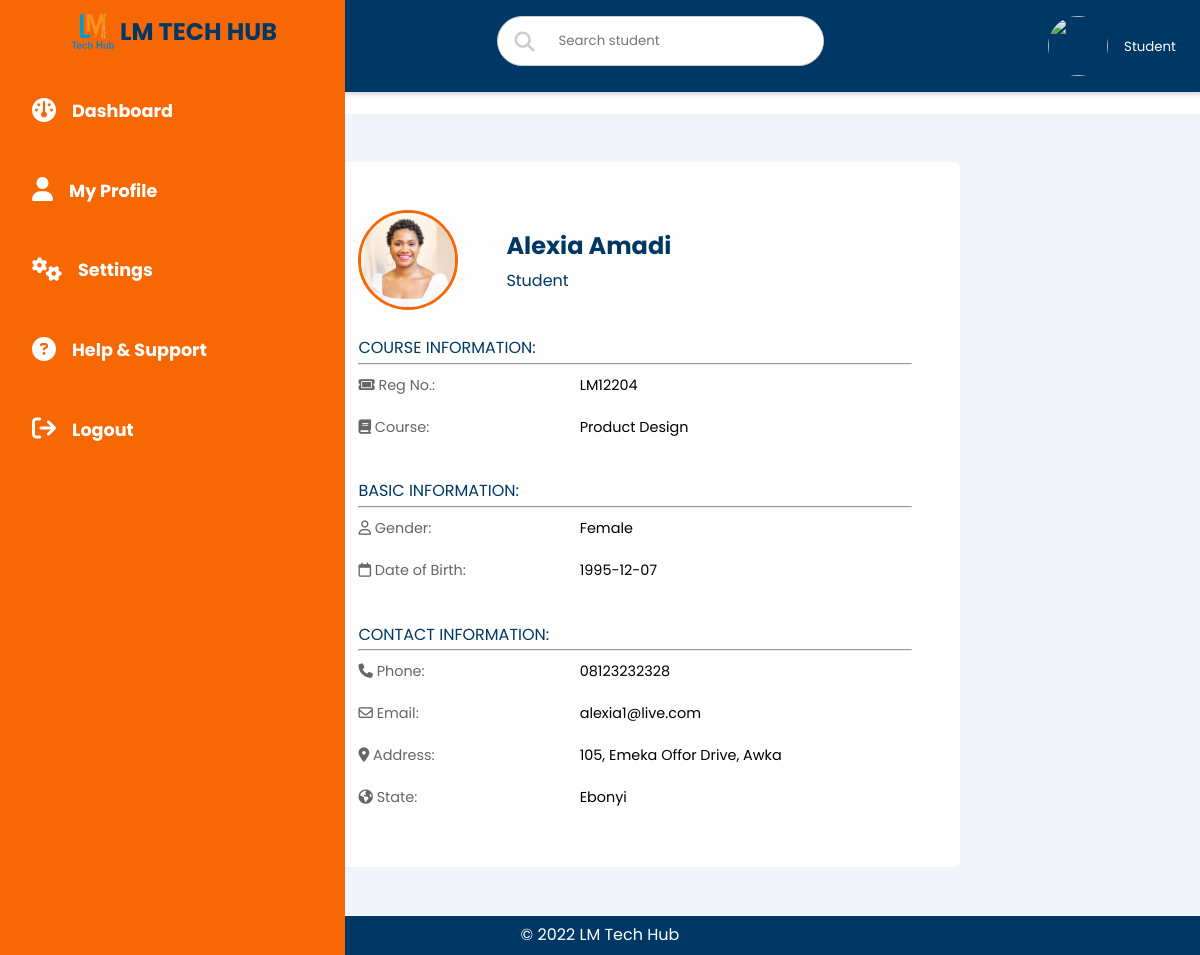
Screenshot of /users/student/studentprofile.php?id=5 with the database file from the repository.
### tables this page shows
CREATE TABLE `studentdata` (
  `id` int(11) NOT NULL,
  `passport` varchar(120) NOT NULL,
  `fname` varchar(150) NOT NULL,
  `dob` date NOT NULL,
  `gender` varchar(20) NOT NULL,
  `phone` varchar(70) NOT NULL,
  `address` varchar(150) NOT NULL,
  `state` varchar(50) NOT NULL,
  `course` varchar(80) NOT NULL,
  `bio` varchar(1000) NOT NULL,
  `email` varchar(90) NOT NULL,
  `pword` varchar(250) NOT NULL,
  `regnum` varchar(70) NOT NULL,
  `status` varchar(80) NOT NULL,
  `quizscore` varchar(50) NOT NULL,
  `updated_at` timestamp NOT NULL DEFAULT current_timestamp() ON UPDATE current_timestamp()
);

### users/student/studentprofile.php (the view, shortened to what this page needs)
<?php
include('../inc/connection.php');
$conn = new mysqli ($host, $user, $pwd, $database);
$id = $_GET['id'];
  $query  = "SELECT * FROM studentdata WHERE id = '$id'";
  $res = $conn->query($query);
  $rows = $res->fetch_array();
  if($res->num_rows == 0){
    echo "Data not found";
  } else{
?>
<?php
      include('nav.php');
    ?>
  <main>
      <div class="recent">
          <div class="user-wrapper">
            <div>
              <?php echo "<img src = ".'../'.$rows['passport']." width='100px' height='100px' />"; ?>
            </div>
            <div>
              <h2><?php echo $rows['fname']; ?></h2>
              <p>Student</p>
            </div>
          </div>
          <div>
            <p>COURSE INFORMATION:</p>
            <hr>
            <table>
              <tr>
                <td><i class="fa-solid fa-ticket"></i> Reg No.:</td>
                <td><?php echo $rows['regnum'];?></td>
              </tr>
              <tr>
                <td><i class="fa-solid fa-book"></i> Course:</td>
                <td><?php echo $rows['course'];?></td>
              </tr>
            </table>
            <br>
            <p>BASIC INFORMATION:</p>
            <hr>
            <table>
              <tr>
                <td><i class="fa-regular fa-user"></i> Gender:</td>
                <td><?php echo $rows['gender'];?></td>
              </tr>
              <tr>
                <td><i class="fa-regular fa-calendar"></i> Date of Birth:</td>
                <td><?php echo $rows['dob'];?></td>
              </tr>
            </table>
            <br>
            <p>CONTACT INFORMATION:</p>
            <hr>
            <table>
              <tr>
                <td><i class="fa-solid fa-phone"></i> Phone:</td>
                <td><?php echo $rows['phone'];?></td>
              </tr>
              <tr>
                <td><i class="fa-regular fa-envelope"></i> Email:</td>
                <td><?php echo $rows['email'];?></td>
              </tr>
              <tr>
                <td><i class="fa-solid fa-location-dot"></i> Address:</td>
                <td><?php echo $rows['address'];?></td>
              </tr>
              <tr>
                <td><i class="fa-solid fa-earth"></i> State:</td>
                <td><?php echo $rows['state'];?></td>
              </tr>
            </table>
          </div>
        </div>
      </div>
    <section class="copyright">
      <p class="copy">&copy; 2022 LM Tech Hub</p>
    </section>
</body>
</html>
<?php
}
?>

### css/dashboard.css (style rules this page uses)
:root, :root.pry { --main-color: #f76704; --color-dark: #003865; --text-grey: #8390a2; }
* { margin: 0; padding: 0; box-sizing: border-box; list-style: none; text-decoration: none; font-family: "Poppins", sans-serif; }
.user-wrapper { display: flex; align-items: center; }
.user-wrapper img { border-radius: 50%; margin-right: 1rem; }
.recent .user-wrapper img { border-radius: 50%; border: 3px solid var(--main-color); margin-right: 3rem; display: block; }
main { margin-top: 85px; padding: 2rem 1.5rem; background: #f1f5f9; min-height: calc(100vh - 90px); }
.recent { display: grid; background-color: #fefefe; grid-template-columns: 100%; margin: 1rem 20%; border-radius: 5px; padding: 3rem; grid-gap: 1.5rem; }
.recent td:first-child { width: 40%; color: rgb(102, 102, 102); }
.recent h2 { color: var(--color-dark); }
.recent p { color: var(--color-dark); }
.recent td { width: 100%; color: #000; }
table { border-collapse: collapse; width: 100%; }
td { padding: 0.5rem 0rem; font-size: 0.9rem; color: #222; }
tr td:last-child { display: flex; align-items: center; }
.copyright { width: 100%; margin: auto; text-align: center; border-top: 1px solid #fafafa; background-color: var(--color-dark); padding: 5px 0; }
.copy { color: #fff; font-weight: medium; }

### css/carousel.css (style rules this page uses)
* { box-sizing:border-box }

### css/form.css (style rules this page uses)
:root, :root.pry { --main-color: #f76704; --color-dark: #003865; --text-grey: #8390a2; }
* { box-sizing: border-box; margin: 0; padding: 0; }
body { font-family: "Poppins", sans-serif; line-height: 1.8; }

### rows the page displays
studentdata: passport (picture), fname "Alexia Amadi", regnum "LM12204", course "Product Design", gender "Female", dob "1995-12-07", phone "08123232328", email "alexia1@live.com", address "105, Emeka Offor Drive, Awka", state "Ebonyi"
